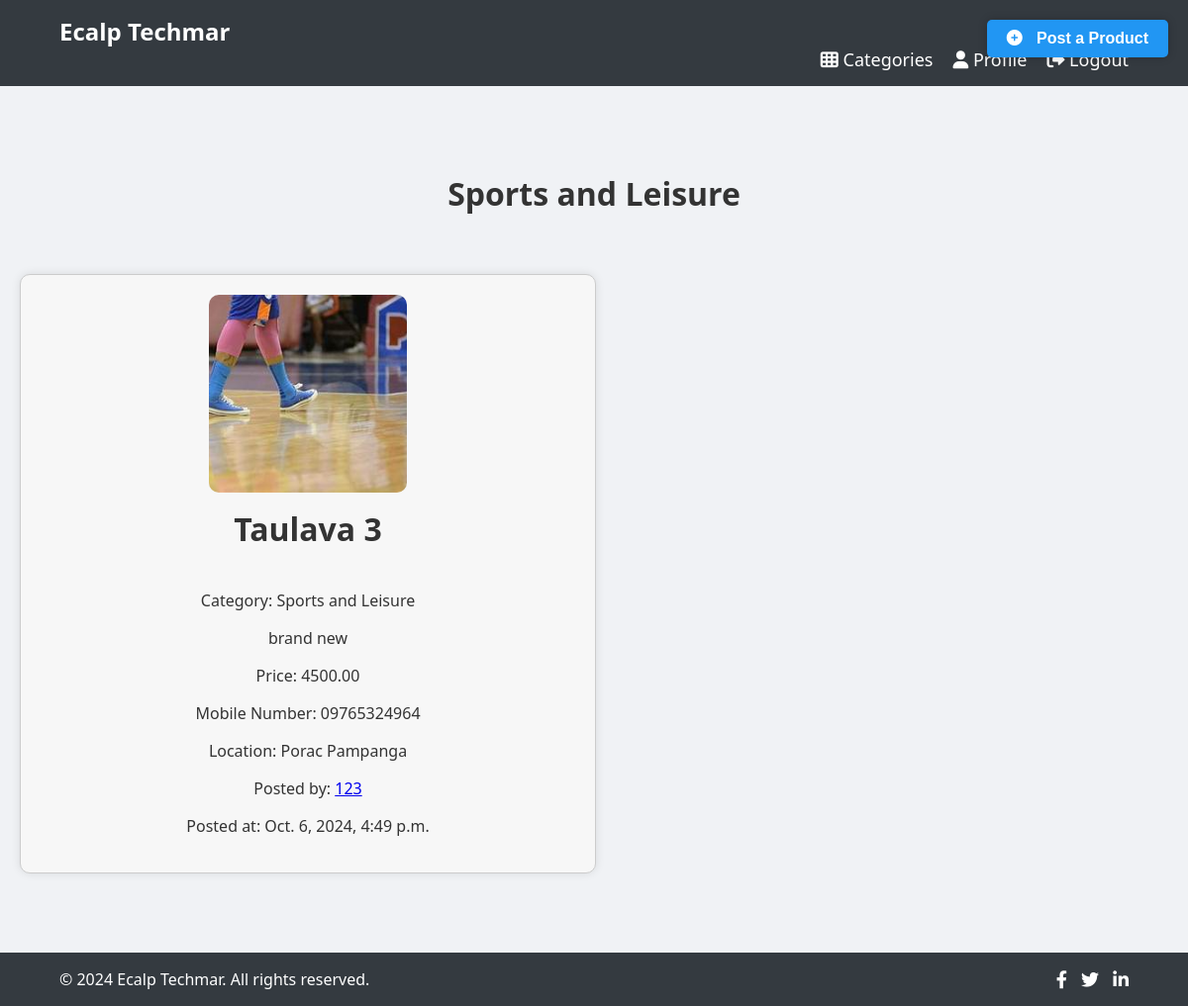
The app's page /newsfeed/sports/, older data.
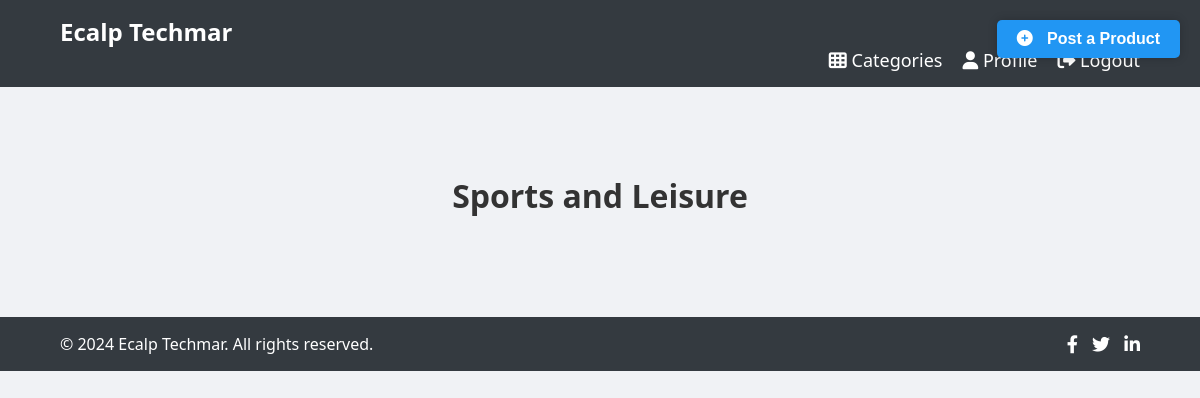
The same page, newer data.
### newsfeed/models.py (models this page shows, shortened)
class Product(models.Model):
    title = models.CharField(max_length=255)
    description = models.TextField()
    price = models.DecimalField(max_digits=10, decimal_places=2)
    image = models.ImageField(upload_to='products/')
    mobile_number = models.CharField(max_length=20)
    location = models.CharField(max_length=255)
    user = models.ForeignKey(User, on_delete=models.CASCADE)
    created_at = models.DateTimeField(auto_now_add=True)
    category = models.CharField(max_length=50, choices=[('Electronics', 'Electronics'), ('Fashion and Beauty', 'Fashion and Beauty'), ('Home and Garden', 'Home and Garden'), ('Sports and Leisure', 'Sports and Leisure'), ('Others', 'Others')], default='Others')
    is_active = models.BooleanField(default=True)

### newsfeed/views.py (the view)
# urls.py: path('sports/', sports, name='sports'),
def sports(request):
    products = Product.objects.filter(category='Sports and Leisure')
    return render(request, 'sports.html', {'products': products})

### newsfeed/templates/sports.html (shortened to what this page needs)
<!DOCTYPE html>
<html lang="en">
<head>
    {% load static %}
    <link rel="stylesheet" href="{% static 'main/styles.css' %}">
    <link rel="stylesheet" href="https://cdnjs.cloudflare.com/ajax/libs/font-awesome/6.0.0-beta3/css/all.min.css">
</head>
<body>
    <header>
        <div class="container">
            <h1 class="logo">Ecalp Techmar</h1>
            <nav>
                <ul>
                    <li><a href="{% url 'category_selection' %}"><i class="fas fa-th"></i> Categories</a></li>
                    <li><a href="{% url 'profile' request.user.pk %}"><i class="fas fa-user"></i> Profile</a></li>
                    <li><a href="{% url 'home' %}"><i class="fas fa-sign-out-alt"></i> Logout</a></li>
                </ul>
            </nav>
            <button class="post-button">
              <a href="{% url 'post_product' %}">
                 <i class="fas fa-plus-circle"></i> Post a Product
              </a>
                </button>
        </div>
    </header>
<section id="sports">
    <h2>Sports and Leisure</h2>
    <div class="products">
        {% for product in products %}
            <div class="product">
                <img src='{{ product.image.url }}'>
                <h2>{{ product.title }}</h2>
                <p>Category: {{ product.category }}</p>
                <p class="description">{{ product.description|linebreaks|truncatewords:20 }}</p>
                <p>Price: {{ product.price }}</p>
                <p>Mobile Number: {{ product.mobile_number }}</p>
                <p>Location: {{ product.location }}</p>
                <p>Posted by: <a href="{% url 'profile' product.user.pk %}">{{ product.user.username }}</a></p>
                <p>Posted at: {{ product.created_at }}</p>
            </div>
        {% endfor %}
    </div>
</section>
    <footer>
        <div class="container">
            <div class="footer-content">
                <p>&copy; 2024 Ecalp Techmar. All rights reserved.</p>
                <div class="social-links">
                    <a href="#"><i class="fab fa-facebook-f"></i></a>
                    <a href="#"><i class="fab fa-twitter"></i></a>
                    <a href="#"><i class="fab fa-linkedin-in"></i></a>
                </div>
            </div>
        </div>
    </footer>
</body>
</html>

Row changes from the older to the newer data that the page shows:
removed Product: image (picture), title "Taulava 3", category "Sports and Leisure", description "brand new", price "4500.00", mobile_number "09765324964", location "Porac Pampanga", user.username "123", created_at "Oct. 6, 2024, 4:49 p.m."
